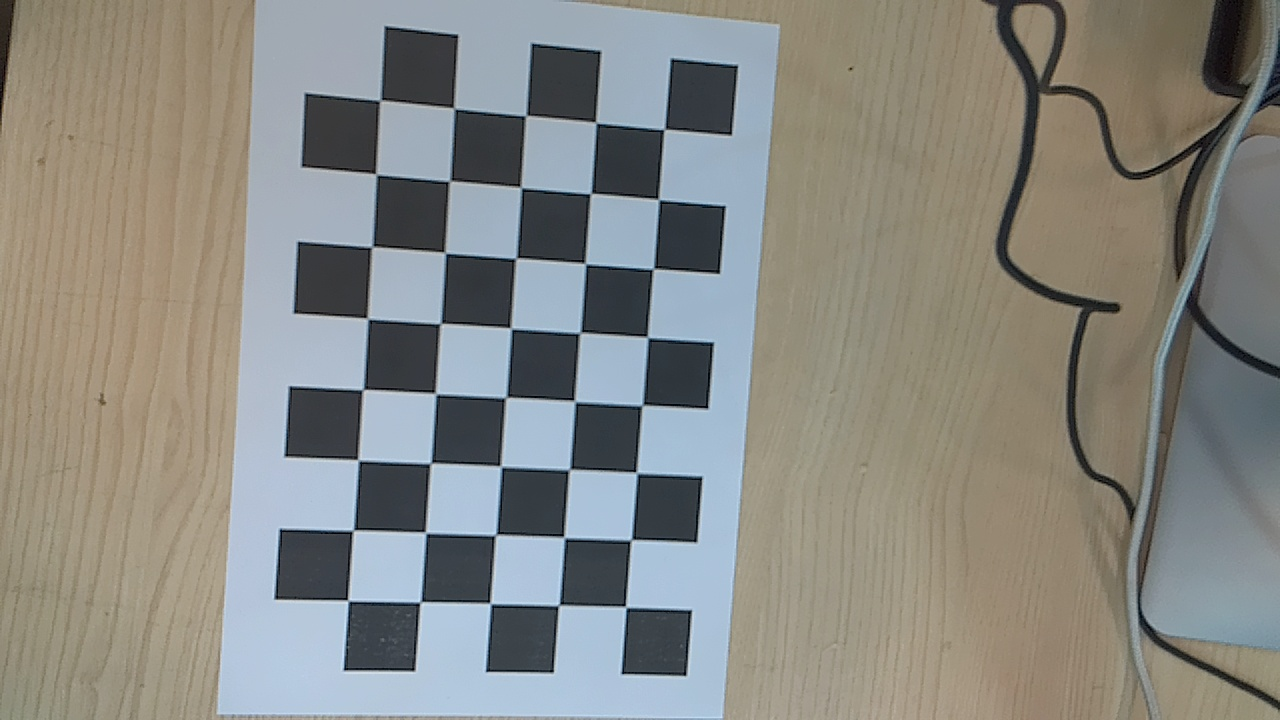
#> input picture camera_calibration/images/img_00.jpg, 1280 x 720 px; its folder holds only this picture in this run
$ python calibrate.py
#> lines starting #> are read from the running program, lines starting #| are printed output that depends on the picture; after the words box and inside, x2 and y2 are one past the last pixel; in counts of white or black regions, pixels touching at a corner belong together; long printed decimals are rounded
import cv2
import numpy as np
import glob

# 설정: 체커보드 내부 교차점 개수 (가로, 세로)
CHECKERBOARD = (5, 8)
criteria = (cv2.TERM_CRITERIA_EPS + cv2.TERM_CRITERIA_MAX_ITER, 29, 0.001)

objpoints = []
imgpoints = []

# 3D 실제 세계 좌표 준비
objp = np.zeros((CHECKERBOARD[0] * CHECKERBOARD[1], 3), np.float32)
objp[:, :2] = np.mgrid[0:CHECKERBOARD[0], 0:CHECKERBOARD[1]].T.reshape(-1, 2)

# 저장된 이미지 목록 가져오기
images = glob.glob('images/*.jpg')

for fname in images:
    img = cv2.imread(fname)
#> img is the input picture: shape (720, 1280, 3); mean B, G, R 130.5, 135.9, 135.9
    gray = cv2.cvtColor(img, cv2.COLOR_BGR2GRAY)
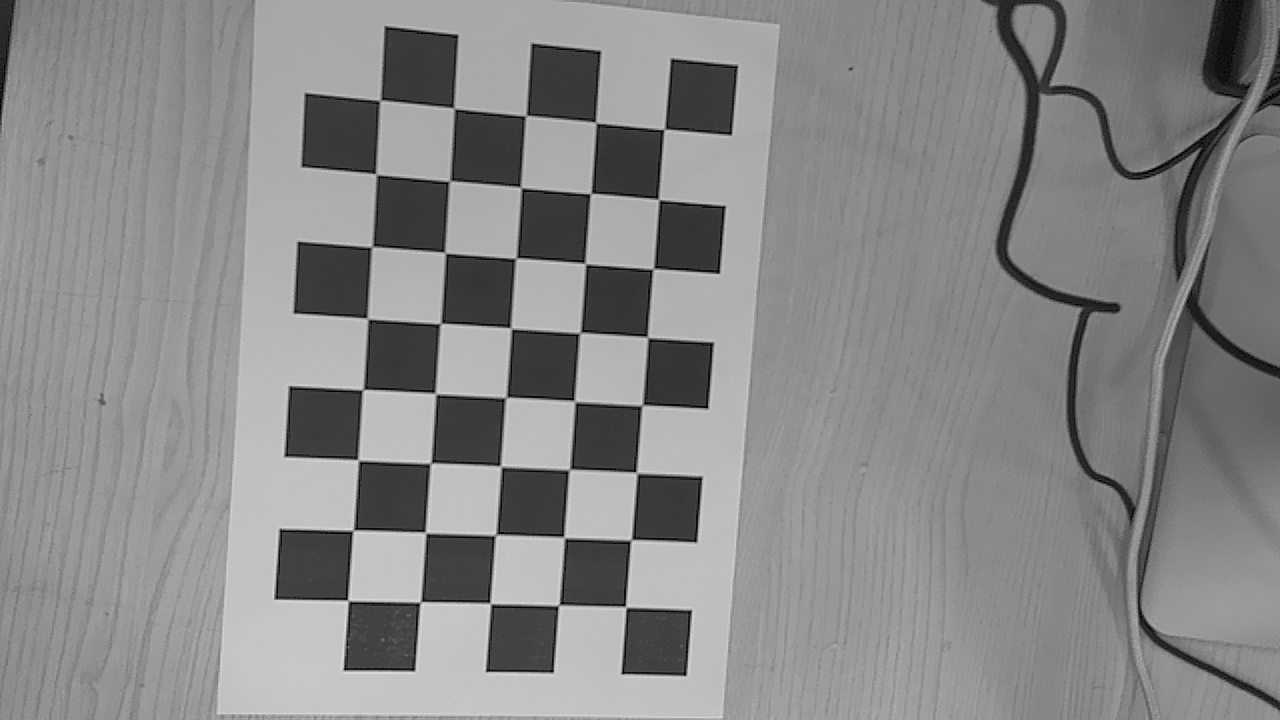
#> gray: shape (720, 1280); min 0, max 230, mean 135.3

    # 체커보드 코너 찾기
    ret, corners = cv2.findChessboardCorners(gray, CHECKERBOARD, None)
#> ret = True; corners = 40 rows, first 8: [625.2, 605.8], [557.7, 605.8], [489.4, 602.6], [419.5, 602.8], [347.4, 599.9], [631.8, 539], [563.5, 536.2], [495.3, 535]

    if ret:
        objpoints.append(objp)
        # 코너 정밀화
        corners2 = cv2.cornerSubPix(gray, corners, (11, 11), (-1, -1), criteria)
#> corners2 = 40 rows, first 8: [625.7, 606.8], [558.8, 605.3], [490.3, 603.5], [420.4, 601.9], [347.8, 600.5], [631, 540], [564.2, 537.3], [495.6, 534.7]
        imgpoints.append(corners2)

        # 찾은 코너 그리기 (확인용)
        cv2.drawChessboardCorners(img, CHECKERBOARD, corners2, ret)
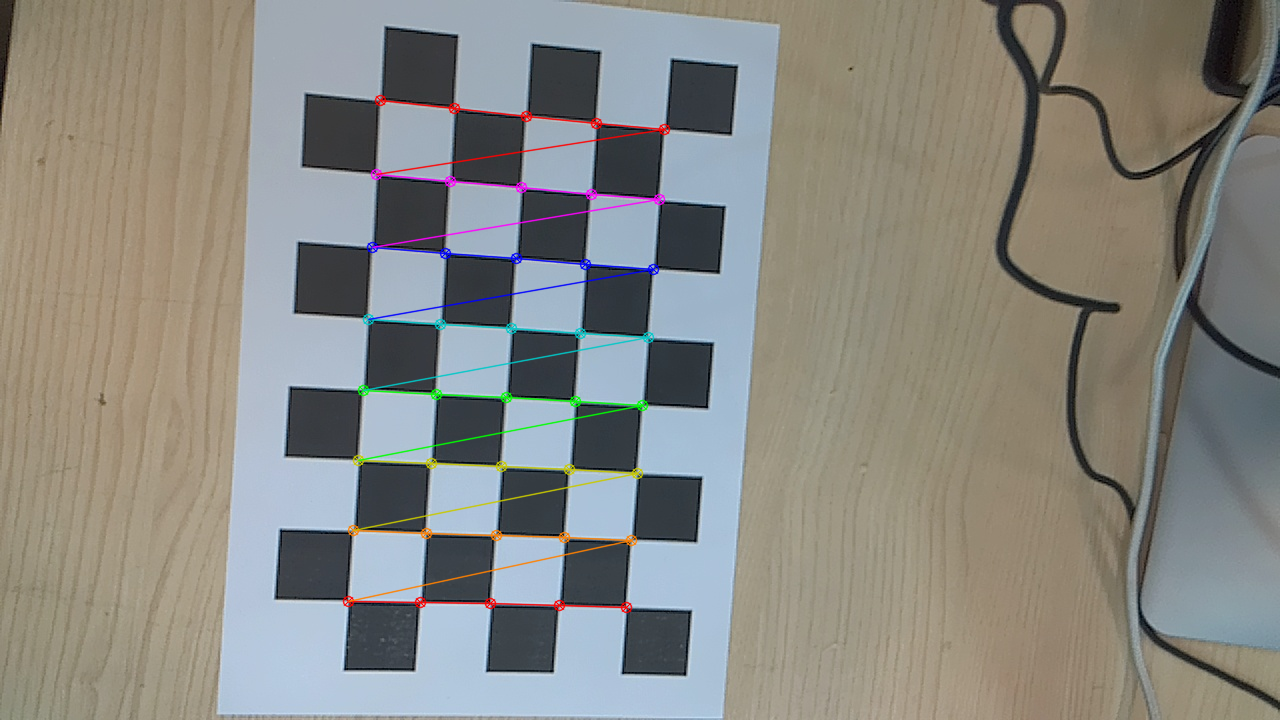
#> img: shape (720, 1280, 3); 1.74% of pixels changed, all inside (x1, y1, x2, y2) = (342, 94, 671, 614)
        cv2.imshow('Checking Corners', img)
        cv2.imwrite(f'output/{fname.split("/")[-1]}', img)
        cv2.waitKey(100)

cv2.destroyAllWindows()

# 캘리브레이션 수행
if len(objpoints) > 0:
    ret, mtx, dist, rvecs, tvecs = cv2.calibrateCamera(objpoints, imgpoints, gray.shape[::-1], None, None)
#> ret = 0.138; mtx = [[1828.1, 0, 743], [0, 1832.8, 416.6], [0, 0, 1]]; dist = [[0.113, 4.15, 0.0111, 0.015, -27.64]]; rvecs = ([0.375, 0.187, -3.04],); tvecs = ([-1.74, 2.8, 27.09],)

    print("\n=== Calibration Result ===")
    print(f"Reprojection Error: {ret}")
#| Reprojection Error: 0.1384
    print("\nCamera Matrix (mtx):")
    print(mtx)
#| [[1.82805475e+03 0.00000000e+00 7.43010248e+02]
#|  [0.00000000e+00 1.83275954e+03 4.16560749e+02]
#|  [0.00000000e+00 0.00000000e+00 1.00000000e+00]]
    print("\nDistortion Coefficients (dist):")
    print(dist)
#| [[ 1.13086934e-01  4.15187453e+00  1.10771360e-02  1.50283918e-02
#|   -2.76421683e+01]]

    # 파일로 저장 (나중에 불러와서 사용)
    np.savez("calibration_result.npz", mtx=mtx, dist=dist)
    print("\n결과가 'calibration_result.npz'로 저장되었습니다.")
else:
    print("인식된 이미지가 없습니다.")

$ run again, on camera_calibration/images/img_04.jpg
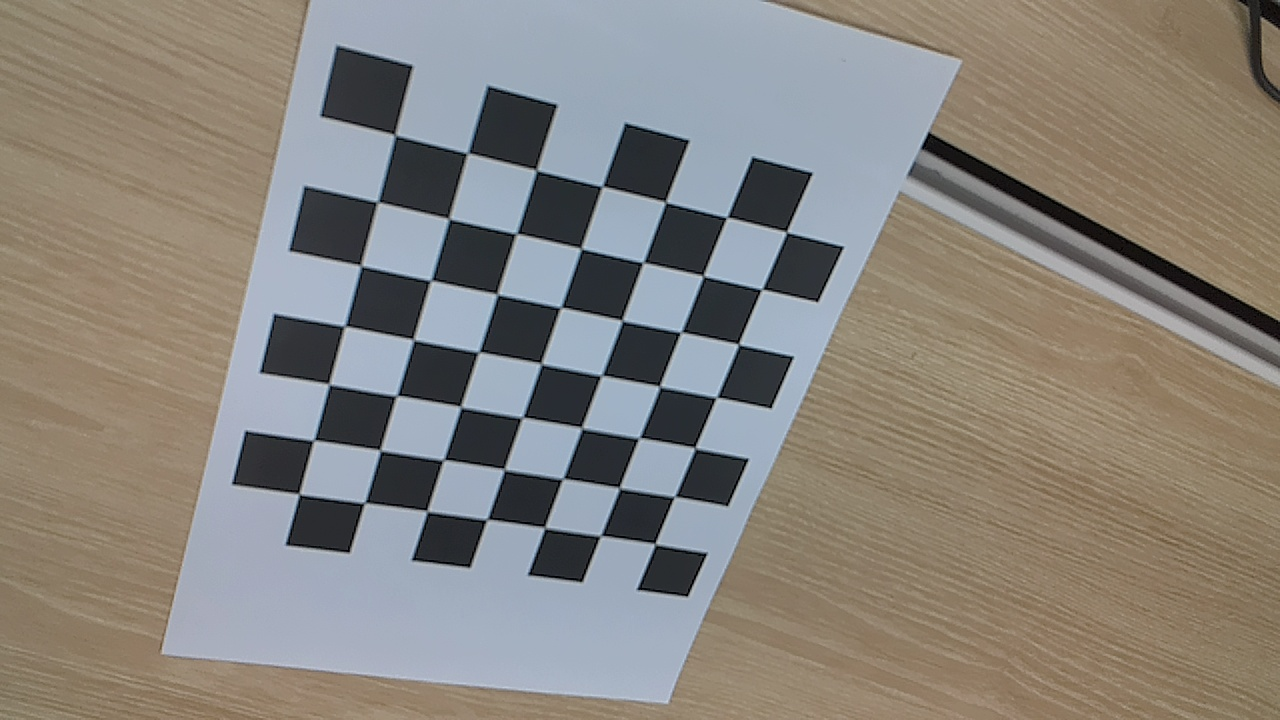
#> input picture camera_calibration/images/img_04.jpg, 1280 x 720 px
#> img is the input picture: shape (720, 1280, 3); mean B, G, R 124.4, 131.2, 136
#> `gray = cv2.cvtColor(img, cv2.COLOR_BGR2GRAY)`:
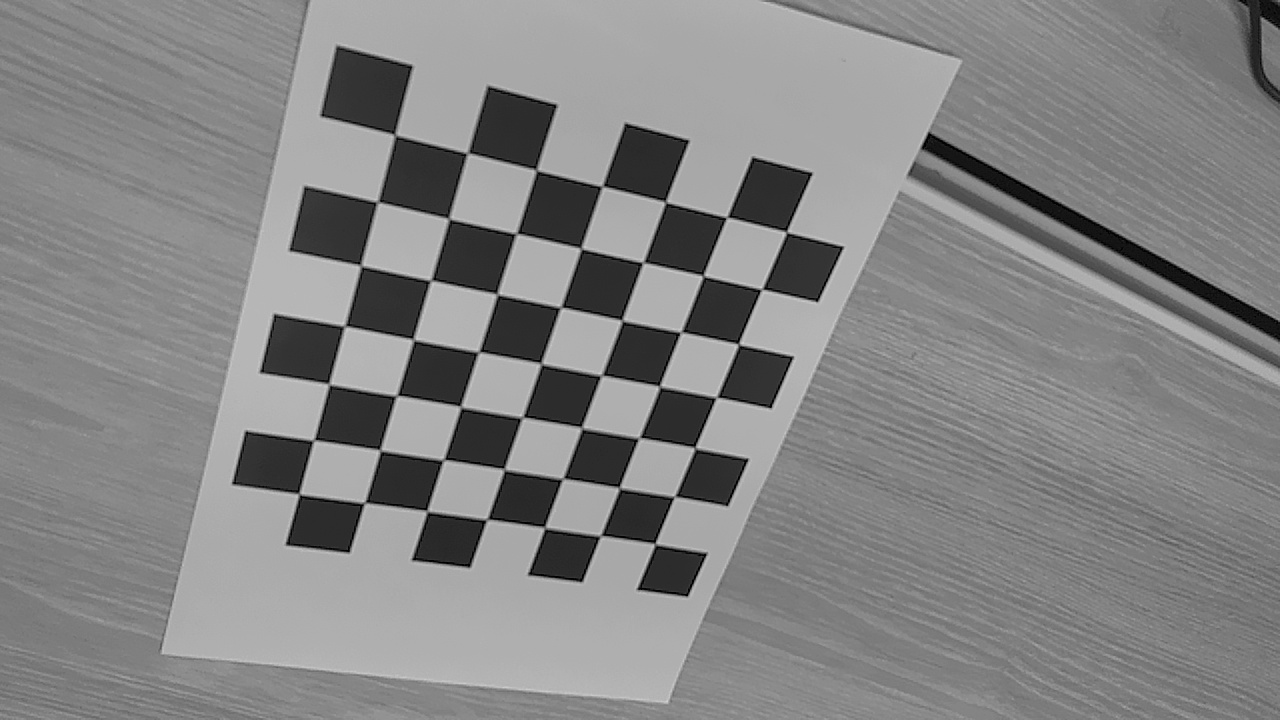
#> gray: shape (720, 1280); min 0, max 211, mean 131.9
#> ret = False; corners = None

$ run again, on camera_calibration/images/img_05.jpg
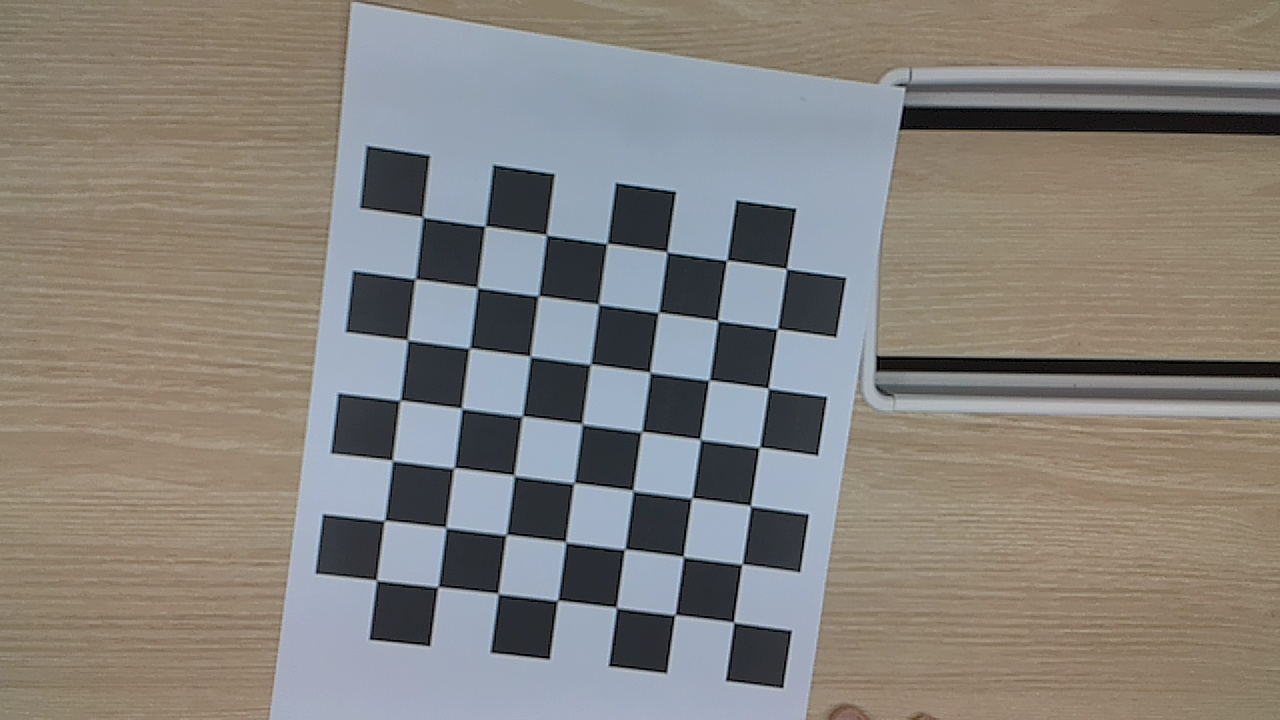
#> input picture camera_calibration/images/img_05.jpg, 1280 x 720 px
#> img is the input picture: shape (720, 1280, 3); mean B, G, R 124.3, 129.8, 133.8
#> `gray = cv2.cvtColor(img, cv2.COLOR_BGR2GRAY)`:
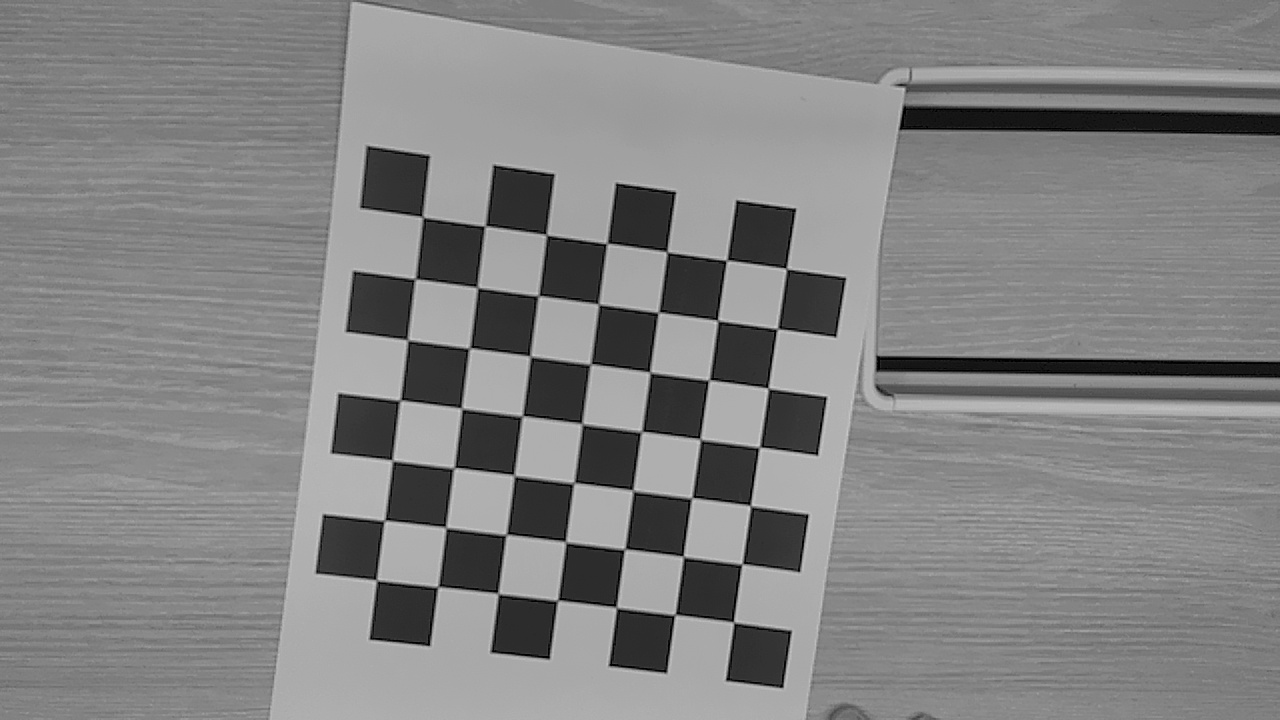
#> gray: shape (720, 1280); min 0, max 210, mean 130.3
#> ret = False; corners = None

$ run again, on camera_calibration/images/img_06.jpg
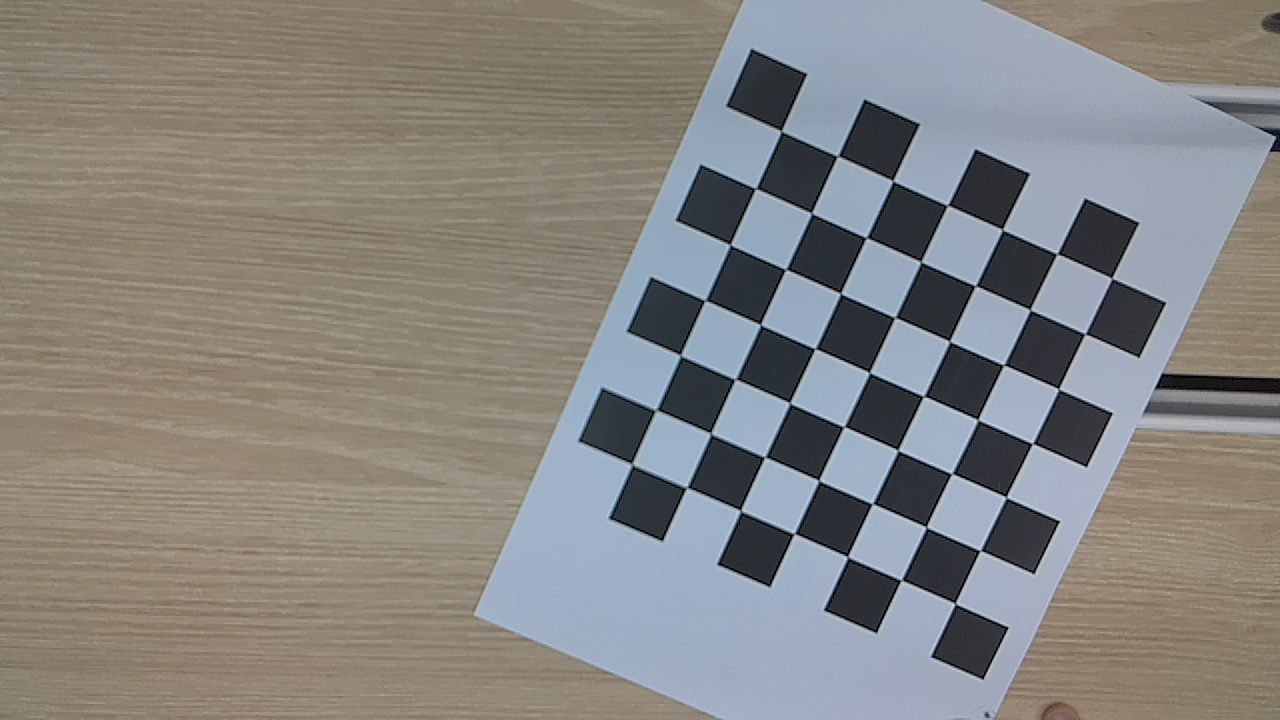
#> input picture camera_calibration/images/img_06.jpg, 1280 x 720 px
#> img is the input picture: shape (720, 1280, 3); mean B, G, R 128.7, 131.9, 134.1
#> `gray = cv2.cvtColor(img, cv2.COLOR_BGR2GRAY)`:
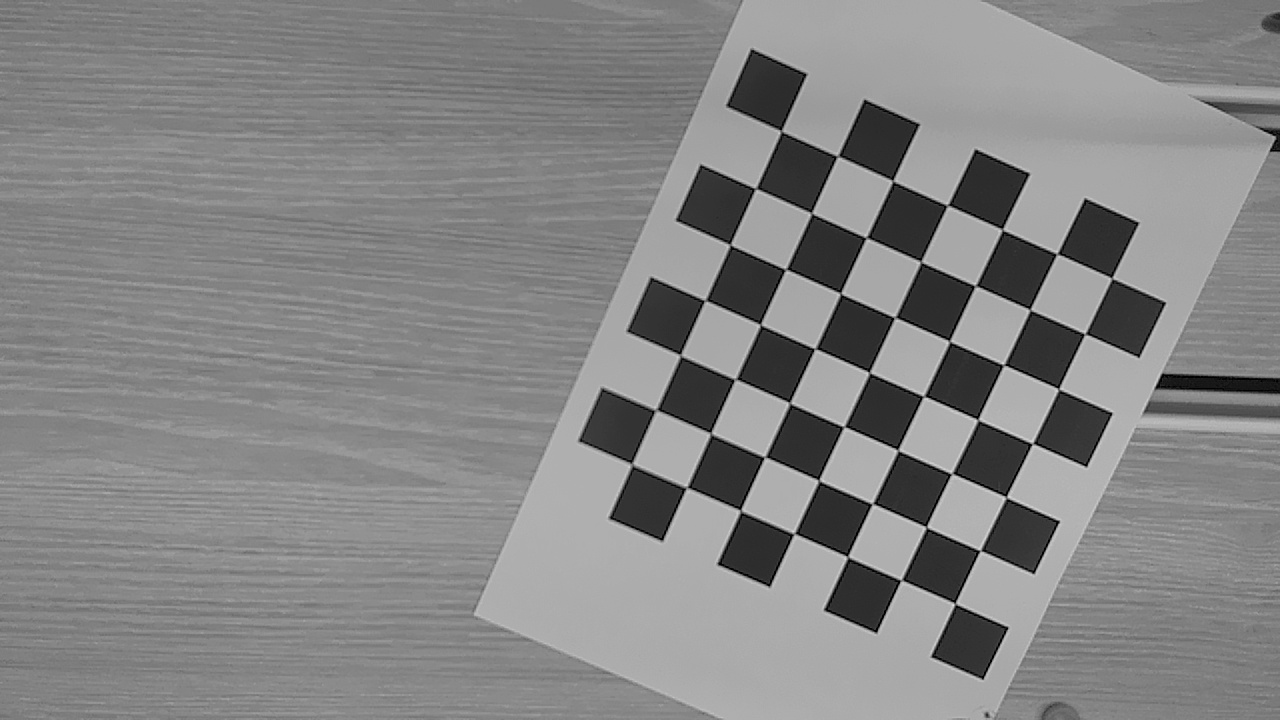
#> gray: shape (720, 1280); min 0, max 228, mean 132.2
#> ret = False; corners = None
